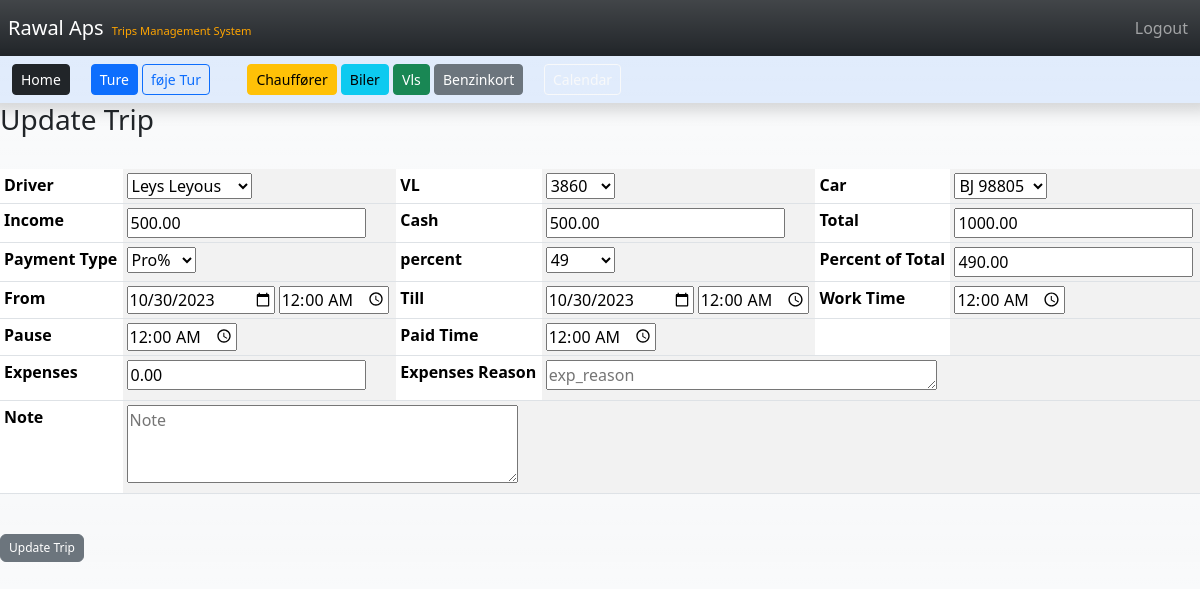
The page /update_trip/68 (signed in) on the database its author committed.
### TMS/models.py (models this page shows, shortened)
class Trip(models.Model):
	driver = models.ForeignKey(Driver,blank=True,null=True,max_length=25,on_delete=models.DO_NOTHING)
	vl = models.ForeignKey(VL,blank=True,null=True,max_length=8, on_delete=models.DO_NOTHING)
	car = models.ForeignKey(Car,blank=True,null=True,max_length=10, on_delete=models.DO_NOTHING)
	income = models.DecimalField(blank=True,null=True,max_digits=6, decimal_places=2)
	cash = models.DecimalField(blank=True,null=True,max_digits=6, decimal_places=2)
	total = models.DecimalField(blank=True,null=True,max_digits=6, decimal_places=2)
	PAYMENT_TYPE_CHOICES = [
     	("Pro%", "Pro%"),
		("Tid", "Tid"),
	]
	p_type = models.CharField(choices=PAYMENT_TYPE_CHOICES,default="Pro%",blank=True,null=True,max_length=5)
	PERCENT_CHOICES = [
		(48, 48),
		(49, 49),
  		(50, 50),
		(51, 51),
  		(52, 52),
		(53, 53),
  		(54, 54),
		(55, 55),
	]
	percent = models.IntegerField(choices=PERCENT_CHOICES,default="48",blank=True,null=True)
	per_total = models.DecimalField(blank=True,null=True,max_digits=6, decimal_places=2)
	fromd = models.DateField(blank=True,null=True)
	fromt = models.TimeField(blank=True,null=True,default="00:00")
	tilld = models.DateField(blank=True,null=True)
	tillt = models.TimeField(blank=True,null=True,default="00:00")
	work_time = models.DurationField(blank=True,null=True,)
	pause = models.DurationField(blank=True,null=True,default="00:00")
	p_time = models.DurationField(blank=True,null=True,)
	expenses = models.DecimalField(blank=True,null=True,max_digits=6, decimal_places=2)
	exp_reason = models.CharField(blank=True,null=True,max_length=100)
	note = models.CharField(blank=True,null=True,max_length=100)
	created_at = models.DateTimeField(auto_now_add=True)

### TMS/views.py (the view)
# urls.py: path('update_trip/<int:pk>', views.update_trip, name='update_trip'),
def update_trip(request, pk):
    if request.user.is_authenticated:
        current_trip = Trip.objects.get(id=pk)
        form = AddTripForm(request.POST or None, instance=current_trip)
        if form.is_valid():
            form.save()
            messages.success(request, "Trip Has Been Updated!")
            return redirect('trips')
        return render(request, 'update_trip.html', {'form': form})
    else:
        messages.success(request, "You Must Be Logged In...")
        return redirect('home')

### TMS/models.py (called while the page is built)
	def __str__(self):
		return(f"{self.short}")

	def __str__(self):
		return(f"{self.plate}")

	def __str__(self):
		return(f"{self.vlnr}")

### TMS/templates/update_trip.html (shortened to what this page needs)
{% extends 'base.html' %}
{% block content %}
{% if user.is_authenticated %}
<div class="col">
<h3>Update Trip</h3>
<br/>
<form method="POST">
	<div class="table-responsive ">
		<table class="table table-sm  table-striped-columns">
		  <tbody>
			<tr>
			  <th scope="row">Driver</th>
			  <td > {{ form.driver }}</td>
			  <th scope="row">VL</th>
			  <td>{{ form.vl }}</td>
			  <th scope="row">Car</th>
			  <td>{{ form.car }}</td>
			</tr>
			<tr>
			  <th scope="row">Income</th>
			  <td>{{ form.income }}</td>
			  <th scope="row">Cash </th>
			  <td>{{ form.cash }}</td>
			  <th scope="row">Total </th>
			  <td>{{ form.total }}</td>
			</tr>
			<tr>
			  <th scope="row">Payment Type</th>
			  <td>{{ form.p_type }}</td>
			  <th scope="row">percent</th>
			  <td>{{ form.percent }}</td>
			  <th scope="row">Percent of Total </th>
			  <td>{{ form.per_total }}</td>
			</tr>
			<tr>
			  <th scope="row">From</th>
			  <td>{{ form.fromd }} {{ form.fromt }}</td>
			  <th scope="row">Till </th>
			  <td>{{ form.tilld }} {{ form.tillt }}</td>
			  <th scope="row">Work Time </th>
			  <td>{{ form.work_time }}</td>
			</tr>
			<tr>
			  <th scope="row">Pause</th>
			  <td>{{ form.pause }}</td>
			  <th scope="row">Paid Time </th>
			  <td>{{ form.p_time}}</td>
			  <th scope="row"></th>
			  <td></td>
			</tr>
			<tr>
			  <th scope="row">Expenses</th>
			  <td>{{ form.expenses }}</td>
			  <th scope="row">Expenses Reason</th>
			  <td colspan="4" >{{ form.exp_reason }}</td>
			</tr>
			<tr>
			  <th scope="row">Note</th>
			  <td colspan="5" >{{ form.note }}</td>
			</tr>
		  </tbody>
		</table>
	  <div>
<br/>
  <button type="submit" class="btn btn-secondary" style="--bs-btn-padding-y: .25rem; --bs-btn-padding-x: .5rem; --bs-btn-font-size: .75rem;">Update Trip</button>
</form>
</div>
{% endif %}
{% endblock %}

### rows shown on the page
Trip: driver "Leys Leyous", vl "3860", car "BJ 98805", income "500.00", cash "500.00", total "1000.00", p_type "Pro%", percent "49", per_total "490.00", fromd "10/30/2023", fromt "00:00:00", tilld "10/30/2023", tillt "00:00:00", work_time "00:00:00", pause "00:00:00", p_time "00:00:00", expenses "0.00"
